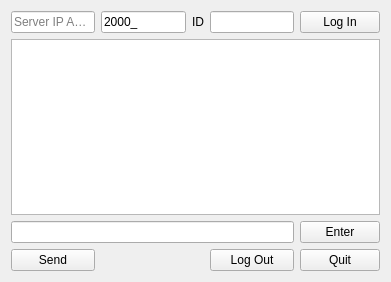
<?xml version="1.0" encoding="UTF-8"?>
<ui version="4.0">
 <class>ChatClientForm</class>
 <widget class="QWidget" name="ChatClientForm">
  <property name="geometry">
   <rect>
    <x>0</x>
    <y>0</y>
    <width>391</width>
    <height>282</height>
   </rect>
  </property>
  <property name="windowTitle">
   <string>Chat Client</string>
  </property>
  <layout class="QGridLayout" name="gridLayout">
   <item row="0" column="0">
    <widget class="QLineEdit" name="ipLineEdit">
     <property name="readOnly">
      <bool>false</bool>
     </property>
     <property name="placeholderText">
      <string>Server IP Address</string>
     </property>
    </widget>
   </item>
   <item row="0" column="1">
    <widget class="QLineEdit" name="portLineEdit">
     <property name="inputMask">
      <string>00000;_</string>
     </property>
     <property name="text">
      <string>2000</string>
     </property>
     <property name="readOnly">
      <bool>true</bool>
     </property>
    </widget>
   </item>
   <item row="0" column="2">
    <widget class="QLabel" name="idLabel">
     <property name="text">
      <string>ID</string>
     </property>
     <property name="alignment">
      <set>Qt::AlignRight|Qt::AlignTrailing|Qt::AlignVCenter</set>
     </property>
    </widget>
   </item>
   <item row="0" column="3">
    <widget class="QLineEdit" name="idLineEdit">
     <property name="inputMask">
      <string>99999</string>
     </property>
    </widget>
   </item>
   <item row="0" column="4">
    <widget class="QPushButton" name="logInPushButton">
     <property name="text">
      <string>Log In</string>
     </property>
    </widget>
   </item>
   <item row="1" column="0" colspan="5">
    <widget class="QTextEdit" name="chatTextEdit">
     <property name="readOnly">
      <bool>true</bool>
     </property>
    </widget>
   </item>
   <item row="2" column="0" colspan="4">
    <widget class="QLineEdit" name="inputLineEdit"/>
   </item>
   <item row="2" column="4">
    <widget class="QPushButton" name="enterPushButton">
     <property name="text">
      <string>Enter</string>
     </property>
    </widget>
   </item>
   <item row="3" column="0">
    <widget class="QPushButton" name="sendPushButton">
     <property name="text">
      <string>Send</string>
     </property>
    </widget>
   </item>
   <item row="3" column="3">
    <widget class="QPushButton" name="pushButton">
     <property name="text">
      <string>Log Out</string>
     </property>
    </widget>
   </item>
   <item row="3" column="4">
    <widget class="QPushButton" name="quitPushButton">
     <property name="text">
      <string>Quit</string>
     </property>
    </widget>
   </item>
  </layout>
 </widget>
 <tabstops>
  <tabstop>idLineEdit</tabstop>
  <tabstop>logInPushButton</tabstop>
  <tabstop>ipLineEdit</tabstop>
  <tabstop>portLineEdit</tabstop>
  <tabstop>chatTextEdit</tabstop>
  <tabstop>inputLineEdit</tabstop>
  <tabstop>enterPushButton</tabstop>
  <tabstop>sendPushButton</tabstop>
  <tabstop>pushButton</tabstop>
  <tabstop>quitPushButton</tabstop>
 </tabstops>
 <resources/>
 <connections>
  <connection>
   <sender>quitPushButton</sender>
   <signal>clicked()</signal>
   <receiver>ChatClientForm</receiver>
   <slot>close()</slot>
   <hints>
    <hint type="sourcelabel">
     <x>339</x>
     <y>258</y>
    </hint>
    <hint type="destinationlabel">
     <x>195</x>
     <y>140</y>
    </hint>
   </hints>
  </connection>
 </connections>
</ui>
